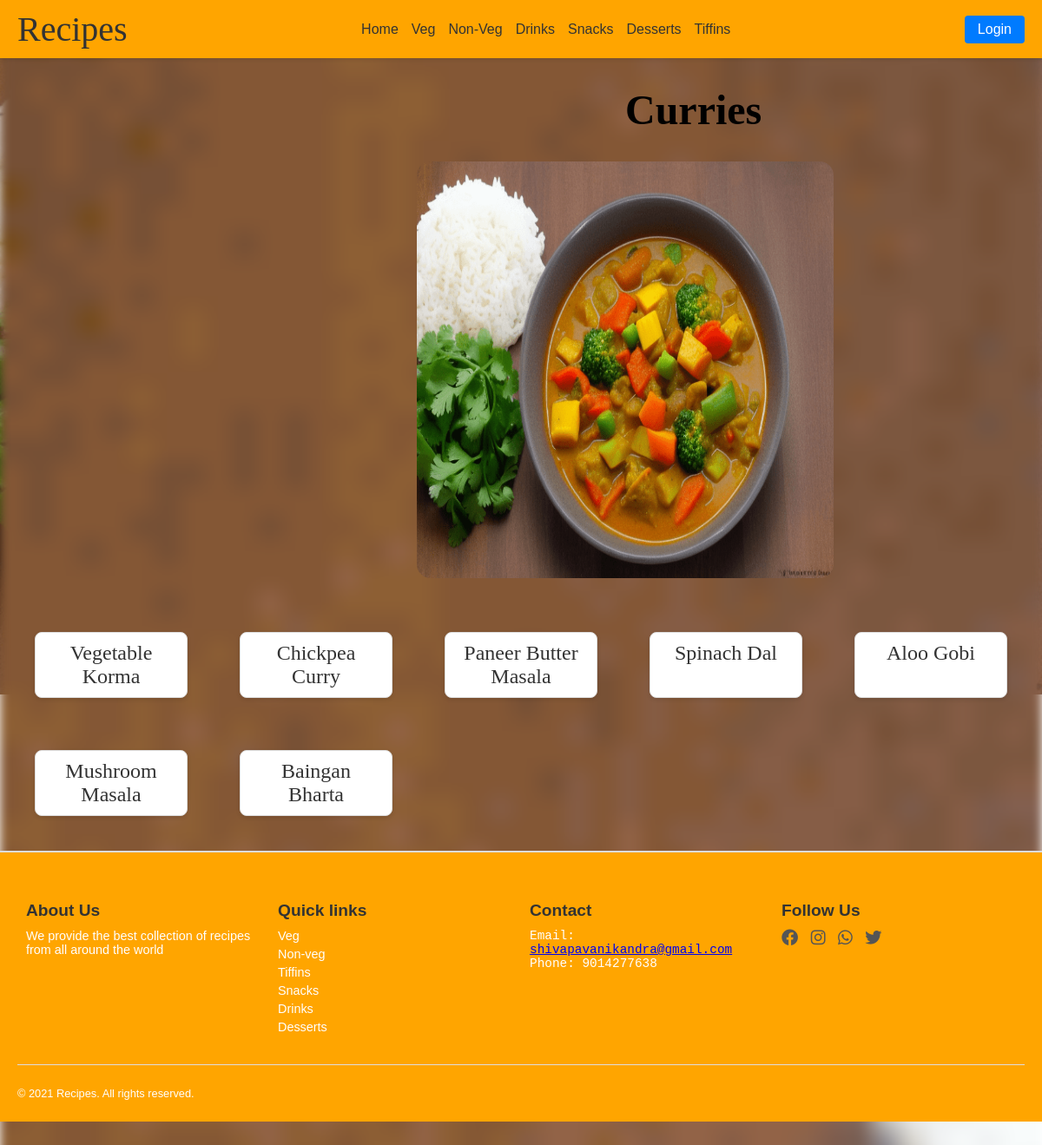
The page /veg/curries/ on the database its author committed.
### veg/models.py (models this page shows, shortened)
class curries(models.Model):
    name = models.CharField(max_length=100)
    ingredients = models.TextField()
    recipe = models.TextField()
    image = models.ImageField(upload_to='images/')
    video=models.URLField(null=True,blank=True)

### veg/views.py (the view)
# urls.py: path('curries/',views.Curries,name='curries'),
def Curries(request):
    curry = curries.objects.all()
    return render(request,'veg1/curries.html',{'curry':curry})

### template/veg1/curries.html (shortened to what this page needs)
<!DOCTYPE html>
<html lang="en">
<head>
    <link href="https://cdnjs.cloudflare.com/ajax/libs/font-awesome/6.0.0-beta3/css/all.min.css" rel="stylesheet">
<body>
    <nav>
        <div class="logo">Recipes</div>
        <div class="nav-links">
            <a href="{% url 'ourrecipe1:home' %}">Home</a>
            <div class="has-dropdown">
                <a href="{% url 'ourrecipe1:veg' %}">Veg</a>
            </div>
            <div class="has-dropdown">
                <a href="{% url 'ourrecipe1:nonveg' %}">Non-Veg</a>
            </div>
            <div class="has-dropdown">
                <a href="{% url 'ourrecipe1:drinks' %}">Drinks</a>
            </div>
            <div class="has-dropdown">
                <a href="{% url 'ourrecipe1:snacks' %}">Snacks</a>
            </div>
            <div class="has-dropdown">
                <a href="{% url 'ourrecipe1:dessert' %}">Desserts</a>
            </div>
            <div class="has-dropdown">
                <a href="{% url 'ourrecipe1:tiffins' %}">Tiffins</a>
            </div>
        </div>
        <div class="search-login">
            <button class="login-btn">Login</button>
        </div>
    </nav>
    <h1 id="head">Curries</h1>
    <div><img src="../../static/images/veg curries.png" alt="" id="img1"></div><br>
    <div class="fastfood-container">{% for i in curry %}
    <a href="{% url 'veg:showcurries' i.id %}" class="fastfood-item">{{i.name}}</a>
    {% endfor %}</div>
    <footer>
        <div class="footer-section">
        <h4>About Us</h4>
        <p>We provide the best collection of recipes from all
            around the world</p>
        </div>
        <div class="footer-section">
        <ul>
            <h4>Quick links</h4>
            <a href="{% url 'ourrecipe1:veg' %}" class="quick"><li>Veg</li></a>
            <a href="{% url 'ourrecipe1:nonveg' %}" class="quick"><li>Non-veg</li></a>
            <a href="{% url 'ourrecipe1:tiffins' %}" class="quick"><li>Tiffins</li></a>
            <a href="{% url 'ourrecipe1:snacks' %}" class="quick"><li>Snacks</li></a>
            <a href="{% url 'ourrecipe1:drinks' %}" class="quick"><li>Drinks</li></a>
            <a href="{% url 'ourrecipe1:dessert' %}" class="quick"><li>Desserts</li></a>
        </ul>
        </div>
        <div class="footer-section">
        <h4>Contact</h4>
        <pre>Email:
<a href="#">shivapavanikandra@gmail.com</a>
Phone: 9014277638
        </pre>
        </div>
        <div class="footer-section">
        <h4>Follow Us</h4>
        <a href="#"><i class="fa-brands fa-facebook"></i></a>
        <a href="#"><i class="fa-brands fa-instagram"></i></a>
        <a href="#"><i class="fa-brands fa-whatsapp"></i></a>
        <a href="#"><i class="fa-brands fa-twitter"></i></a>
        </div>
        <hr>
        <p id="f2">&copy; 2021 Recipes. All rights reserved.</p>
    </footer>
</body>
</html>

### template/veg1/curries.html (style rules this page uses)
body { margin: 0; font-family: Arial, sans-serif; background-image: url(../../static/images/veg\ curries.png); background-repeat: no-repeat; background-size: cover; background-position: center; }
body::before { content: ""; position: absolute; top: 0vh; left: 0; right: 0; bottom: -80vh; background-image: inherit; background-size: inherit; background-repeat: inherit; filter: blur(6px); z-index: -1; }
#img1 { position: relative; z-index: 1; }
nav { display: flex; justify-content: space-between; align-items: center; background-color: orange; padding: 10px 20px; box-shadow: 0 2px 4px rgba(0, 0, 0, 0.1); }
.logo { font-size: 2.5rem; font-family: cursive; color: #333; }
.nav-links { display: flex; gap: 15px; }
.nav-links a { text-decoration: none; font-size: 1rem; color: #333; transition: color 0.3s; }
.has-dropdown { position: relative; }
.search-login { display: flex; gap: 10px; align-items: center; }
.login-btn { background-color: #007BFF; color: white; border: none; padding: 7px 15px; border-radius: 4px; font-size: 1rem; cursor: pointer; transition: background-color 0.3s; }
footer { display: flex; flex-wrap: wrap; justify-content: space-between; background-color: orange; padding: 20px; border-top: 2px solid #ddd; }
footer h4 { margin-bottom: 10px; font-size: 1.2rem; color: #333; }
footer p, pre { font-size: 0.9rem; color: white; margin: 5px 0; }
ul { list-style-type: none; padding: 0; margin: 0; }
ul a { text-decoration: none; color: white; font-size: 0.9rem; margin: 5px 0; display: block; }
footer a i { font-size: 1.2rem; color: #555; margin-right: 10px; transition: color 0.3s ease; }
footer hr { width: 100%; border: none; border-top: 1px solid #ddd; margin: 20px 0; }
#f2 { text-align: center; font-size: 0.8rem; color: white; }
.footer-section { flex: 1; min-width: 200px; margin: 10px; }
#img1 { width: 40%; height: 60vh; margin-left: 60vh; border-radius: 2vh; }
#head { font-size: 3rem; font-family: cursive; padding-left: 90vh; }
.fastfood-container { display: grid; grid-template-columns: repeat(auto-fit, minmax(150px, 1fr)); gap: 60px; padding: 40px; max-width: 1200px; margin: 0 auto; }
.fastfood-item { display: block; text-align: center; text-decoration: none; font-family: cursive; font-size: 1.5em; color: #333; background-color: #fff; padding: 10px 15px; border: 1px solid #ddd; border-radius: 8px; box-shadow: 0 2px 5px rgba(0, 0, 0, 0.1); transition: transform 0.2s, box-shadow 0.2s; }

### rows shown on the page
curries: name "Vegetable Korma"
curries: name "Chickpea Curry"
curries: name "Paneer Butter Masala"
curries: name "Spinach Dal"
curries: name "Aloo Gobi"
curries: name "Mushroom Masala"
curries: name "Baingan Bharta"
